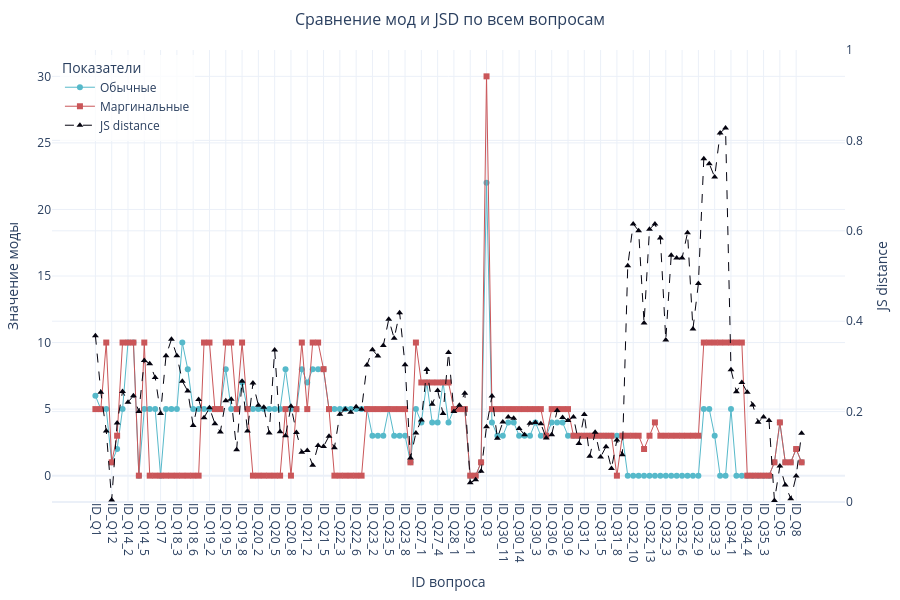
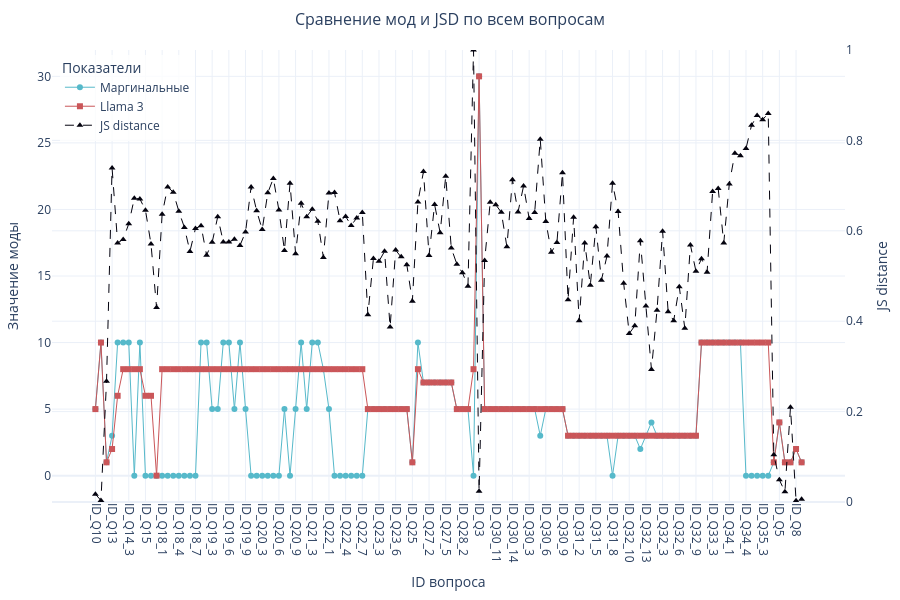

Source (notebook cell) for these figures, in order:
### Markdown cell above
## Примеры запуска

Выполняй нужный вызов после всех предыдущих определений. Первый сценарий — **только распределения**. Второй и третий — **латентная структура, профили и PhiK**.

При нескольких моделях генерации передавай одну и ту же эталонную модель через параметр `reference`, чтобы нумерация классов не менялась между запусками.

### Code cell
# 1. Обычные и маргинальные: ТОЛЬКО JSD и графики
result_normal_marginal = compare_distributions(
    normal, marginal, labels=('Обычные','Маргинальные'),
    comparison_id='normal_vs_marginal'
)

# 2. Синтетические ответы Llama 3 (DataFrame либо CSV)
llama3 = pd.read_csv('synthetic_llama3.csv')
llama3 = llama3.drop(columns=['ID_Q29_1', 'ID_Q29_3'])
result_llama3_js = compare_distributions(
    marginal, llama3, labels=('Маргинальные','Llama 3'), comparison_id='marginal_vs_llama3'
)
result_llama3_latent = compare_latent_structures(
    marginal, llama3, comparison_id='marginal_vs_llama3'
)

# 3. После дообучения: СРАВНИВАЕМ С ТЕМИ ЖЕ ЭТАЛОННЫМИ КЛАССАМИ
# llama3_ft = pd.read_csv('llama3_ft_marginal.csv')
# result_ft_js = compare_distributions(
#     marginal, llama3_ft, labels=('Маргинальные','Llama 3 FT'),
#     comparison_id='marginal_vs_llama3_ft'
# )
# result_ft_latent = compare_latent_structures(
#     marginal, llama3_ft, comparison_id='marginal_vs_llama3_ft',
#     reference=result_llama3_latent['reference']
# )

# Сопоставление средних JSD (по пересечению вопросов):
# compare_history_summary()

### Figure 1 — Plotly figure (JSON) as saved in the notebook; plotly's stock layout.template omitted (floating-point values rounded to 4 significant figures; data arrays with more than 128 entries replaced by an {"elided": "..."} marker saying what was removed)
{"data": [{"customdata": {"elided": "131 str values"}, "hovertemplate": "<b>Код:</b> %{x}<br><b>Значение:</b> %{y}<br><b>Описание:</b> %{customdata}<extra></extra>", "line": {"width": 1}, "marker": {"color": "#56b9ca", "size": 6, "symbol": "circle"}, "mode": "lines+markers", "name": "Обычные", "type": "scatter", "x": {"elided": "131 str values"}, "y": {"elided": "131 int values"}}, {"customdata": {"elided": "131 str values"}, "hovertemplate": "<b>Код:</b> %{x}<br><b>Значение:</b> %{y}<br><b>Описание:</b> %{customdata}<extra></extra>", "line": {"width": 1}, "marker": {"color": "#ca5659", "size": 6, "symbol": "square"}, "mode": "lines+markers", "name": "Маргинальные", "type": "scatter", "x": {"elided": "131 str values"}, "y": {"elided": "131 int values"}}, {"customdata": {"elided": "131 str values"}, "hovertemplate": "<b>Код:</b> %{x}<br><b>Значение:</b> %{y}<br><b>Описание:</b> %{customdata}<extra></extra>", "line": {"dash": "dash", "width": 1}, "marker": {"color": "#04030f", "size": 6, "symbol": "triangle-up"}, "mode": "lines+markers", "name": "JS distance", "type": "scatter", "x": {"elided": "131 str values"}, "y": {"elided": "131 float values"}, "yaxis": "y2"}], "layout": {"height": 600, "legend": {"bgcolor": "rgba(255,255,255,0.8)", "title": {"text": "Показатели"}, "x": 0.01, "y": 0.99}, "margin": {"b": 50, "l": 50, "r": 50, "t": 50}, "title": {"font": {"size": 16}, "text": "Сравнение мод и JSD по всем вопросам", "x": 0.5}, "xaxis": {"automargin": true, "tickangle": 90, "title": {"text": "ID вопроса"}, "type": "category"}, "yaxis": {"title": {"text": "Значение моды"}}, "yaxis2": {"overlaying": "y", "range": [0, 1], "side": "right", "title": {"text": "JS distance"}}}}

### Figure 2 — Plotly figure (JSON) as saved in the notebook; plotly's stock layout.template omitted (floating-point values rounded to 4 significant figures)
{"data": [{"customdata": ["Political ideology", "Political interest", "Did respondent vote in latest national-level\nelection in [country in ID_Q1]?", "Respondent’s self-described likelihood of\nvoting in next national election in [country in\nID_Q1]", "Extent government should [be involved in\nredistribution of wealth]", "Extent government should [provide gas and\nfood subsidies]", "Extent government should [be focused on\ninstilling discipline]", "Extent government should [be involved in\nregulating sexual conduct of individuals]", "Extent government should [control\nimmigration]", "Satisfaction with government over past 12\nmonths.", "Satisfaction with democracy", "Social trust (most people can be trusted)", "Trust in [the government]", "Trust in [politicians]", "Trust in [political parties]", "Trust in [elections]", "Trust in [courts]", "Trust in [independent experts]", "Trust in [journalists]", "How much influence do [bureaucrats] have?", "How much influence do [business leaders]\nhave?", "How much influence do [journalists] have?", "How much influence do [military officers]\nhave?", "How much influence do [politicians] have?", "How much influence do [religious leaders]\nhave?", "How much influence do [scientists] have?", "How much influence do [the wealthy] have?", "How much influence do [university\nprofessors] have?", "Trust in [bureaucrats]", "Trust in [business leaders]", "Trust in [journalists]", "Trust in [military officers]", "Trust in [politicians]", "Trust in [religious leaders]", "Trust in [scientists]", "Trust in [the wealthy]", "Trust in [University professors]", "Trust scientists to [competently execute\nresearch]", "Trust scientists to [create unbiased\nknowledge]", "Trust scientists to [generate useful findings]", "Trust scientists to [inform public on important\nissues]", "Trust scientists to [provide sound advice to\ngovernment]", "Trust following organization: [Amnesty\nInternational]", "Trust following organization: [Greenpeace]", "Trust following organization: [International\nMonetary Fund]", "Trust following organization: [NATO]", "Trust following organization: [United\nNations]", "Trust following organization: [World Bank]", "Trust following organization: [World Health\nOrganization]", "The politicians in the [upper house of country\nin ID_Q1] need to follow the will of the\npeople.", "The people, and not politicians, should make\nour most important policy decisions.", "The political differences between the elite and\nthe people are larger than the differences\namong the people.", "I would rather be represented by a citizen than\nby a specialized politician.", "Elected officials talk too much and take too\nlittle action.", "Politics is ultimately a struggle between good\nand evil.", "What people call “compromise” in politics is\nreally just selling out on one’s principles.", "Interest groups have too much influence over\npolitical decisions.", "Religiosity", "Impact of immigrants in [country in ID_Q1]", "Strong, tough government will harm our\ncountry.\n*Reverse-coded", "Being kind to loafers or criminals will only\nencourage them to take advantage of your\nweakness, so it’s best to use a firm, tough\nhand when dealing with them.", "Our society does NOT need tougher\ngovernment and stricter laws.\n*Reverse-coded", "The facts on crime and the recent public\ndisorders show we have to crack down harder\non troublemakers if we are going preserve law\nand order.", "Our prisons are a shocking disgrace. Criminals\nare unfortunate people who deserve much\nbetter care, instead of so much punishment.\n*Reverse-coded", "The way things are going in this country, it’s\ngoing to take a lot of “strong medicine” to\nstraighten out the troublemakers, criminals,\nand perverts.", "Citizenship norms: importance of\nunderstanding people with different opinions\nto be a true [citizenship of country in ID_Q1]", "Citizenship norms: importance of speaking\n[language in “language” variable] to be a true\n[citizenship of country in ID_Q1]", "Citizenship norms: importance of feeling\n[citizenship of country in ID_Q1] to be a true\n[citizenship of country in ID_Q1]", "Cognitive reflection task #2", "Age of respondent.", "I don’t like situations that are uncertain.", "I don’t like to be with people who are capable\nof unexpected actions.", "I dislike it when a person’s statement could\nmean many different things.", "I find that establishing a consistent routine\nenables me to enjoy life more.", "I enjoy having a clear and structured mode of\nlife.", "I do not usually consult many different\nopinions before forming my own view.", "I dislike unpredictable situations.", "I dislike questions which could be answered in\nmany different ways.", "I find that a well-ordered life with regular\nhours suits my temperament.", "I feel uncomfortable when I don’t understand\nthe reason why an event occurred in my life.", "I feel irritated when one person disagrees with\nwhat everyone else in a group believes.", "I don’t like to go into a situation without\nknowing what I can expect from it.", "When I have made a decision, I feel relieved.", "When I am confronted with a problem, I’m\ndying to reach a solution very quickly.", "I would quickly become impatient and\nirritated if I would not find a solution to a\nproblem immediately.", "I feel that I am a person of worth, at least on\nan equal plane with others.", "At times I think that I am not good at all.\n*Reverse-coded", "I feel that I have a number of good qualities.", "All in all, I am inclined to feel that I am a\nfailure.\n*Reverse-coded", "I am able to do things as well as most people.", "I feel I do not have much to be proud of.\n*Reverse-coded", "I take a positive attitude towards myself.", "On the whole, I am satisfied with myself.", "I wish I could have more respect for myself.\n*Reverse-coded", "I certainly feel useless at times.\n*Reverse-coded", "The government is involved in the murder of\ninnocent citizens and/or well-known public\nfigures and keeps this a secret.", "The government uses people as patsies to hide\nits involvement in criminal activity.", "Certain significant events have been the result\nof the activity of a small group who secretly\nmanipulate world events.", "Some UFO sightings and rumors are planned\nor staged in order to distract the public from\nreal alien contact.", "Experiments involving new drugs or\ntechnologies are routinely carried out on the\npublic without their knowledge or consent.", "A lot of important information is deliberately\nconcealed from the public out of self-interest.", "The power held by heads of state is second to\nthat of small unknown groups who really\ncontrol world politics.", "Secret organizations communicate with\nextraterrestrials but keep this fact from the\npublic.", "The spread of certain viruses and/or diseases\nis the result of the deliberate, concealed efforts\nof some organization.", "Groups of scientists manipulate, fabricate, or\nsuppress evidence in order to deceive the\npublic.", "The government permits or perpetrates acts of\nterrorism on its own soil, disguising its\ninvolvement.", "A small, secret group of people is responsible\nfor making all major world decisions, such as\ngoing to war.", "Evidence of alien contact is being concealed\nfrom the public.", "Technology with mind-control capacities is\nused on people without their knowledge.", "Many very important things happen in the\nworld, which the public is never informed\nabout.", "Politicians usually do not tell us the true\nmotives for their decisions.", "Government agencies closely monitor all\ncitizens.", "Events which superficially seem to lack a\nconnection are often the result of secret\nactivities.", "There are secret organizations that greatly\ninfluence political decisions.", "I would join/belong to an organization that\nfights for my group’s political and legal rights.", "I would donate money to an organization that\nfights for my group’s political and legal rights.", "I would volunteer my time working (i.e., write\npetitions, distribute flyers, recruit people, etc.)\nfor an organization that fights for my group’s\npolitical and legal rights.", "I would travel for one hour to join in a public\nrally, protest, or demonstration in support of\nmy group.", "I would continue to support an organization\nthat fights for my group’s political and legal\nrights even if the organization sometimes\nbreaks the law.", "I would continue to support an organization\nthat fights for my group’s political and legal\nrights even if the organization sometimes\nresorts to violence.", "I would participate in a public protest against\noppression of my group even if I thought the\nprotest might turn violent.", "I would attack police or security forces if I\nsaw them beating members of my group.", "Gender of respondent.", "Education level of respondent", "Place of residence: Urban / Rural", "Was respondent born in [country in ID_Q1]?", "Self-described socioeconomic status", "Employment status"], "hovertemplate": "<b>Код:</b> %{x}<br><b>Значение:</b> %{y}<br><b>Описание:</b> %{customdata}<extra></extra>", "line": {"width": 1}, "marker": {"color": "#56b9ca", "size": 6, "symbol": "circle"}, "mode": "lines+markers", "name": "Маргинальные", "type": "scatter", "x": ["ID_Q10", "ID_Q11", "ID_Q12", "ID_Q13", "ID_Q14_1", "ID_Q14_2", "ID_Q14_3", "ID_Q14_4", "ID_Q14_5", "ID_Q15", "ID_Q16", "ID_Q17", "ID_Q18_1", "ID_Q18_2", "ID_Q18_3", "ID_Q18_4", "ID_Q18_5", "ID_Q18_6", "ID_Q18_7", "ID_Q19_1", "ID_Q19_2", "ID_Q19_3", "ID_Q19_4", "ID_Q19_5", "ID_Q19_6", "ID_Q19_7", "ID_Q19_8", "ID_Q19_9", "ID_Q20_1", "ID_Q20_2", "ID_Q20_3", "ID_Q20_4", "ID_Q20_5", "ID_Q20_6", "ID_Q20_7", "ID_Q20_8", "ID_Q20_9", "ID_Q21_1", "ID_Q21_2", "ID_Q21_3", "ID_Q21_4", "ID_Q21_5", "ID_Q22_1", "ID_Q22_2", "ID_Q22_3", "ID_Q22_4", "ID_Q22_5", "ID_Q22_6", "ID_Q22_7", "ID_Q23_1", "ID_Q23_2", "ID_Q23_3", "ID_Q23_4", "ID_Q23_5", "ID_Q23_6", "ID_Q23_7", "ID_Q23_8", "ID_Q25", "ID_Q26", "ID_Q27_1", "ID_Q27_2", "ID_Q27_3", "ID_Q27_4", "ID_Q27_5", "ID_Q27_6", "ID_Q28_1", "ID_Q28_2", "ID_Q28_3", "ID_Q29_2", "ID_Q3", "ID_Q30_1", "ID_Q30_10", "ID_Q30_11", "ID_Q30_12", "ID_Q30_13", "ID_Q30_14", "ID_Q30_15", "ID_Q30_2", "ID_Q30_3", "ID_Q30_4", "ID_Q30_5", "ID_Q30_6", "ID_Q30_7", "ID_Q30_8", "ID_Q30_9", "ID_Q31_1", "ID_Q31_10", "ID_Q31_2", "ID_Q31_3", "ID_Q31_4", "ID_Q31_5", "ID_Q31_6", "ID_Q31_7", "ID_Q31_8", "ID_Q31_9", "ID_Q32_1", "ID_Q32_10", "ID_Q32_11", "ID_Q32_12", "ID_Q32_13", "ID_Q32_14", "ID_Q32_2", "ID_Q32_3", "ID_Q32_4", "ID_Q32_5", "ID_Q32_6", "ID_Q32_7", "ID_Q32_8", "ID_Q32_9", "ID_Q33_1", "ID_Q33_2", "ID_Q33_3", "ID_Q33_4", "ID_Q33_5", "ID_Q34_1", "ID_Q34_2", "ID_Q34_3", "ID_Q34_4", "ID_Q35_1", "ID_Q35_2", "ID_Q35_3", "ID_Q35_4", "ID_Q4", "ID_Q5", "ID_Q6", "ID_Q7", "ID_Q8", "ID_Q9"], "y": [5, 10, 1, 3, 10, 10, 10, 0, 10, 0, 0, 0, 0, 0, 0, 0, 0, 0, 0, 10, 10, 5, 5, 10, 10, 5, 10, 5, 0, 0, 0, 0, 0, 0, 5, 0, 5, 10, 5, 10, 10, 8, 5, 0, 0, 0, 0, 0, 0, 5, 5, 5, 5, 5, 5, 5, 5, 1, 10, 7, 7, 7, 7, 7, 7, 5, 5, 5, 0, 30, 5, 5, 5, 5, 5, 5, 5, 5, 5, 5, 3, 5, 5, 5, 5, 3, 3, 3, 3, 3, 3, 3, 3, 0, 3, 3, 3, 3, 2, 3, 4, 3, 3, 3, 3, 3, 3, 3, 3, 10, 10, 10, 10, 10, 10, 10, 10, 0, 0, 0, 0, 0, 1, 4, 1, 1, 2, 1]}, {"customdata": ["Political ideology", "Political interest", "Did respondent vote in latest national-level\nelection in [country in ID_Q1]?", "Respondent’s self-described likelihood of\nvoting in next national election in [country in\nID_Q1]", "Extent government should [be involved in\nredistribution of wealth]", "Extent government should [provide gas and\nfood subsidies]", "Extent government should [be focused on\ninstilling discipline]", "Extent government should [be involved in\nregulating sexual conduct of individuals]", "Extent government should [control\nimmigration]", "Satisfaction with government over past 12\nmonths.", "Satisfaction with democracy", "Social trust (most people can be trusted)", "Trust in [the government]", "Trust in [politicians]", "Trust in [political parties]", "Trust in [elections]", "Trust in [courts]", "Trust in [independent experts]", "Trust in [journalists]", "How much influence do [bureaucrats] have?", "How much influence do [business leaders]\nhave?", "How much influence do [journalists] have?", "How much influence do [military officers]\nhave?", "How much influence do [politicians] have?", "How much influence do [religious leaders]\nhave?", "How much influence do [scientists] have?", "How much influence do [the wealthy] have?", "How much influence do [university\nprofessors] have?", "Trust in [bureaucrats]", "Trust in [business leaders]", "Trust in [journalists]", "Trust in [military officers]", "Trust in [politicians]", "Trust in [religious leaders]", "Trust in [scientists]", "Trust in [the wealthy]", "Trust in [University professors]", "Trust scientists to [competently execute\nresearch]", "Trust scientists to [create unbiased\nknowledge]", "Trust scientists to [generate useful findings]", "Trust scientists to [inform public on important\nissues]", "Trust scientists to [provide sound advice to\ngovernment]", "Trust following organization: [Amnesty\nInternational]", "Trust following organization: [Greenpeace]", "Trust following organization: [International\nMonetary Fund]", "Trust following organization: [NATO]", "Trust following organization: [United\nNations]", "Trust following organization: [World Bank]", "Trust following organization: [World Health\nOrganization]", "The politicians in the [upper house of country\nin ID_Q1] need to follow the will of the\npeople.", "The people, and not politicians, should make\nour most important policy decisions.", "The political differences between the elite and\nthe people are larger than the differences\namong the people.", "I would rather be represented by a citizen than\nby a specialized politician.", "Elected officials talk too much and take too\nlittle action.", "Politics is ultimately a struggle between good\nand evil.", "What people call “compromise” in politics is\nreally just selling out on one’s principles.", "Interest groups have too much influence over\npolitical decisions.", "Religiosity", "Impact of immigrants in [country in ID_Q1]", "Strong, tough government will harm our\ncountry.\n*Reverse-coded", "Being kind to loafers or criminals will only\nencourage them to take advantage of your\nweakness, so it’s best to use a firm, tough\nhand when dealing with them.", "Our society does NOT need tougher\ngovernment and stricter laws.\n*Reverse-coded", "The facts on crime and the recent public\ndisorders show we have to crack down harder\non troublemakers if we are going preserve law\nand order.", "Our prisons are a shocking disgrace. Criminals\nare unfortunate people who deserve much\nbetter care, instead of so much punishment.\n*Reverse-coded", "The way things are going in this country, it’s\ngoing to take a lot of “strong medicine” to\nstraighten out the troublemakers, criminals,\nand perverts.", "Citizenship norms: importance of\nunderstanding people with different opinions\nto be a true [citizenship of country in ID_Q1]", "Citizenship norms: importance of speaking\n[language in “language” variable] to be a true\n[citizenship of country in ID_Q1]", "Citizenship norms: importance of feeling\n[citizenship of country in ID_Q1] to be a true\n[citizenship of country in ID_Q1]", "Cognitive reflection task #2", "Age of respondent.", "I don’t like situations that are uncertain.", "I don’t like to be with people who are capable\nof unexpected actions.", "I dislike it when a person’s statement could\nmean many different things.", "I find that establishing a consistent routine\nenables me to enjoy life more.", "I enjoy having a clear and structured mode of\nlife.", "I do not usually consult many different\nopinions before forming my own view.", "I dislike unpredictable situations.", "I dislike questions which could be answered in\nmany different ways.", "I find that a well-ordered life with regular\nhours suits my temperament.", "I feel uncomfortable when I don’t understand\nthe reason why an event occurred in my life.", "I feel irritated when one person disagrees with\nwhat everyone else in a group believes.", "I don’t like to go into a situation without\nknowing what I can expect from it.", "When I have made a decision, I feel relieved.", "When I am confronted with a problem, I’m\ndying to reach a solution very quickly.", "I would quickly become impatient and\nirritated if I would not find a solution to a\nproblem immediately.", "I feel that I am a person of worth, at least on\nan equal plane with others.", "At times I think that I am not good at all.\n*Reverse-coded", "I feel that I have a number of good qualities.", "All in all, I am inclined to feel that I am a\nfailure.\n*Reverse-coded", "I am able to do things as well as most people.", "I feel I do not have much to be proud of.\n*Reverse-coded", "I take a positive attitude towards myself.", "On the whole, I am satisfied with myself.", "I wish I could have more respect for myself.\n*Reverse-coded", "I certainly feel useless at times.\n*Reverse-coded", "The government is involved in the murder of\ninnocent citizens and/or well-known public\nfigures and keeps this a secret.", "The government uses people as patsies to hide\nits involvement in criminal activity.", "Certain significant events have been the result\nof the activity of a small group who secretly\nmanipulate world events.", "Some UFO sightings and rumors are planned\nor staged in order to distract the public from\nreal alien contact.", "Experiments involving new drugs or\ntechnologies are routinely carried out on the\npublic without their knowledge or consent.", "A lot of important information is deliberately\nconcealed from the public out of self-interest.", "The power held by heads of state is second to\nthat of small unknown groups who really\ncontrol world politics.", "Secret organizations communicate with\nextraterrestrials but keep this fact from the\npublic.", "The spread of certain viruses and/or diseases\nis the result of the deliberate, concealed efforts\nof some organization.", "Groups of scientists manipulate, fabricate, or\nsuppress evidence in order to deceive the\npublic.", "The government permits or perpetrates acts of\nterrorism on its own soil, disguising its\ninvolvement.", "A small, secret group of people is responsible\nfor making all major world decisions, such as\ngoing to war.", "Evidence of alien contact is being concealed\nfrom the public.", "Technology with mind-control capacities is\nused on people without their knowledge.", "Many very important things happen in the\nworld, which the public is never informed\nabout.", "Politicians usually do not tell us the true\nmotives for their decisions.", "Government agencies closely monitor all\ncitizens.", "Events which superficially seem to lack a\nconnection are often the result of secret\nactivities.", "There are secret organizations that greatly\ninfluence political decisions.", "I would join/belong to an organization that\nfights for my group’s political and legal rights.", "I would donate money to an organization that\nfights for my group’s political and legal rights.", "I would volunteer my time working (i.e., write\npetitions, distribute flyers, recruit people, etc.)\nfor an organization that fights for my group’s\npolitical and legal rights.", "I would travel for one hour to join in a public\nrally, protest, or demonstration in support of\nmy group.", "I would continue to support an organization\nthat fights for my group’s political and legal\nrights even if the organization sometimes\nbreaks the law.", "I would continue to support an organization\nthat fights for my group’s political and legal\nrights even if the organization sometimes\nresorts to violence.", "I would participate in a public protest against\noppression of my group even if I thought the\nprotest might turn violent.", "I would attack police or security forces if I\nsaw them beating members of my group.", "Gender of respondent.", "Education level of respondent", "Place of residence: Urban / Rural", "Was respondent born in [country in ID_Q1]?", "Self-described socioeconomic status", "Employment status"], "hovertemplate": "<b>Код:</b> %{x}<br><b>Значение:</b> %{y}<br><b>Описание:</b> %{customdata}<extra></extra>", "line": {"width": 1}, "marker": {"color": "#ca5659", "size": 6, "symbol": "square"}, "mode": "lines+markers", "name": "Llama 3", "type": "scatter", "x": ["ID_Q10", "ID_Q11", "ID_Q12", "ID_Q13", "ID_Q14_1", "ID_Q14_2", "ID_Q14_3", "ID_Q14_4", "ID_Q14_5", "ID_Q15", "ID_Q16", "ID_Q17", "ID_Q18_1", "ID_Q18_2", "ID_Q18_3", "ID_Q18_4", "ID_Q18_5", "ID_Q18_6", "ID_Q18_7", "ID_Q19_1", "ID_Q19_2", "ID_Q19_3", "ID_Q19_4", "ID_Q19_5", "ID_Q19_6", "ID_Q19_7", "ID_Q19_8", "ID_Q19_9", "ID_Q20_1", "ID_Q20_2", "ID_Q20_3", "ID_Q20_4", "ID_Q20_5", "ID_Q20_6", "ID_Q20_7", "ID_Q20_8", "ID_Q20_9", "ID_Q21_1", "ID_Q21_2", "ID_Q21_3", "ID_Q21_4", "ID_Q21_5", "ID_Q22_1", "ID_Q22_2", "ID_Q22_3", "ID_Q22_4", "ID_Q22_5", "ID_Q22_6", "ID_Q22_7", "ID_Q23_1", "ID_Q23_2", "ID_Q23_3", "ID_Q23_4", "ID_Q23_5", "ID_Q23_6", "ID_Q23_7", "ID_Q23_8", "ID_Q25", "ID_Q26", "ID_Q27_1", "ID_Q27_2", "ID_Q27_3", "ID_Q27_4", "ID_Q27_5", "ID_Q27_6", "ID_Q28_1", "ID_Q28_2", "ID_Q28_3", "ID_Q29_2", "ID_Q3", "ID_Q30_1", "ID_Q30_10", "ID_Q30_11", "ID_Q30_12", "ID_Q30_13", "ID_Q30_14", "ID_Q30_15", "ID_Q30_2", "ID_Q30_3", "ID_Q30_4", "ID_Q30_5", "ID_Q30_6", "ID_Q30_7", "ID_Q30_8", "ID_Q30_9", "ID_Q31_1", "ID_Q31_10", "ID_Q31_2", "ID_Q31_3", "ID_Q31_4", "ID_Q31_5", "ID_Q31_6", "ID_Q31_7", "ID_Q31_8", "ID_Q31_9", "ID_Q32_1", "ID_Q32_10", "ID_Q32_11", "ID_Q32_12", "ID_Q32_13", "ID_Q32_14", "ID_Q32_2", "ID_Q32_3", "ID_Q32_4", "ID_Q32_5", "ID_Q32_6", "ID_Q32_7", "ID_Q32_8", "ID_Q32_9", "ID_Q33_1", "ID_Q33_2", "ID_Q33_3", "ID_Q33_4", "ID_Q33_5", "ID_Q34_1", "ID_Q34_2", "ID_Q34_3", "ID_Q34_4", "ID_Q35_1", "ID_Q35_2", "ID_Q35_3", "ID_Q35_4", "ID_Q4", "ID_Q5", "ID_Q6", "ID_Q7", "ID_Q8", "ID_Q9"], "y": [5, 10, 1, 2, 6, 8, 8, 8, 8, 6, 6, 0, 8, 8, 8, 8, 8, 8, 8, 8, 8, 8, 8, 8, 8, 8, 8, 8, 8, 8, 8, 8, 8, 8, 8, 8, 8, 8, 8, 8, 8, 8, 8, 8, 8, 8, 8, 8, 8, 5, 5, 5, 5, 5, 5, 5, 5, 1, 8, 7, 7, 7, 7, 7, 7, 5, 5, 5, 8, 30, 5, 5, 5, 5, 5, 5, 5, 5, 5, 5, 5, 5, 5, 5, 5, 3, 3, 3, 3, 3, 3, 3, 3, 3, 3, 3, 3, 3, 3, 3, 3, 3, 3, 3, 3, 3, 3, 3, 3, 10, 10, 10, 10, 10, 10, 10, 10, 10, 10, 10, 10, 10, 1, 4, 1, 1, 2, 1]}, {"customdata": ["Political ideology", "Political interest", "Did respondent vote in latest national-level\nelection in [country in ID_Q1]?", "Respondent’s self-described likelihood of\nvoting in next national election in [country in\nID_Q1]", "Extent government should [be involved in\nredistribution of wealth]", "Extent government should [provide gas and\nfood subsidies]", "Extent government should [be focused on\ninstilling discipline]", "Extent government should [be involved in\nregulating sexual conduct of individuals]", "Extent government should [control\nimmigration]", "Satisfaction with government over past 12\nmonths.", "Satisfaction with democracy", "Social trust (most people can be trusted)", "Trust in [the government]", "Trust in [politicians]", "Trust in [political parties]", "Trust in [elections]", "Trust in [courts]", "Trust in [independent experts]", "Trust in [journalists]", "How much influence do [bureaucrats] have?", "How much influence do [business leaders]\nhave?", "How much influence do [journalists] have?", "How much influence do [military officers]\nhave?", "How much influence do [politicians] have?", "How much influence do [religious leaders]\nhave?", "How much influence do [scientists] have?", "How much influence do [the wealthy] have?", "How much influence do [university\nprofessors] have?", "Trust in [bureaucrats]", "Trust in [business leaders]", "Trust in [journalists]", "Trust in [military officers]", "Trust in [politicians]", "Trust in [religious leaders]", "Trust in [scientists]", "Trust in [the wealthy]", "Trust in [University professors]", "Trust scientists to [competently execute\nresearch]", "Trust scientists to [create unbiased\nknowledge]", "Trust scientists to [generate useful findings]", "Trust scientists to [inform public on important\nissues]", "Trust scientists to [provide sound advice to\ngovernment]", "Trust following organization: [Amnesty\nInternational]", "Trust following organization: [Greenpeace]", "Trust following organization: [International\nMonetary Fund]", "Trust following organization: [NATO]", "Trust following organization: [United\nNations]", "Trust following organization: [World Bank]", "Trust following organization: [World Health\nOrganization]", "The politicians in the [upper house of country\nin ID_Q1] need to follow the will of the\npeople.", "The people, and not politicians, should make\nour most important policy decisions.", "The political differences between the elite and\nthe people are larger than the differences\namong the people.", "I would rather be represented by a citizen than\nby a specialized politician.", "Elected officials talk too much and take too\nlittle action.", "Politics is ultimately a struggle between good\nand evil.", "What people call “compromise” in politics is\nreally just selling out on one’s principles.", "Interest groups have too much influence over\npolitical decisions.", "Religiosity", "Impact of immigrants in [country in ID_Q1]", "Strong, tough government will harm our\ncountry.\n*Reverse-coded", "Being kind to loafers or criminals will only\nencourage them to take advantage of your\nweakness, so it’s best to use a firm, tough\nhand when dealing with them.", "Our society does NOT need tougher\ngovernment and stricter laws.\n*Reverse-coded", "The facts on crime and the recent public\ndisorders show we have to crack down harder\non troublemakers if we are going preserve law\nand order.", "Our prisons are a shocking disgrace. Criminals\nare unfortunate people who deserve much\nbetter care, instead of so much punishment.\n*Reverse-coded", "The way things are going in this country, it’s\ngoing to take a lot of “strong medicine” to\nstraighten out the troublemakers, criminals,\nand perverts.", "Citizenship norms: importance of\nunderstanding people with different opinions\nto be a true [citizenship of country in ID_Q1]", "Citizenship norms: importance of speaking\n[language in “language” variable] to be a true\n[citizenship of country in ID_Q1]", "Citizenship norms: importance of feeling\n[citizenship of country in ID_Q1] to be a true\n[citizenship of country in ID_Q1]", "Cognitive reflection task #2", "Age of respondent.", "I don’t like situations that are uncertain.", "I don’t like to be with people who are capable\nof unexpected actions.", "I dislike it when a person’s statement could\nmean many different things.", "I find that establishing a consistent routine\nenables me to enjoy life more.", "I enjoy having a clear and structured mode of\nlife.", "I do not usually consult many different\nopinions before forming my own view.", "I dislike unpredictable situations.", "I dislike questions which could be answered in\nmany different ways.", "I find that a well-ordered life with regular\nhours suits my temperament.", "I feel uncomfortable when I don’t understand\nthe reason why an event occurred in my life.", "I feel irritated when one person disagrees with\nwhat everyone else in a group believes.", "I don’t like to go into a situation without\nknowing what I can expect from it.", "When I have made a decision, I feel relieved.", "When I am confronted with a problem, I’m\ndying to reach a solution very quickly.", "I would quickly become impatient and\nirritated if I would not find a solution to a\nproblem immediately.", "I feel that I am a person of worth, at least on\nan equal plane with others.", "At times I think that I am not good at all.\n*Reverse-coded", "I feel that I have a number of good qualities.", "All in all, I am inclined to feel that I am a\nfailure.\n*Reverse-coded", "I am able to do things as well as most people.", "I feel I do not have much to be proud of.\n*Reverse-coded", "I take a positive attitude towards myself.", "On the whole, I am satisfied with myself.", "I wish I could have more respect for myself.\n*Reverse-coded", "I certainly feel useless at times.\n*Reverse-coded", "The government is involved in the murder of\ninnocent citizens and/or well-known public\nfigures and keeps this a secret.", "The government uses people as patsies to hide\nits involvement in criminal activity.", "Certain significant events have been the result\nof the activity of a small group who secretly\nmanipulate world events.", "Some UFO sightings and rumors are planned\nor staged in order to distract the public from\nreal alien contact.", "Experiments involving new drugs or\ntechnologies are routinely carried out on the\npublic without their knowledge or consent.", "A lot of important information is deliberately\nconcealed from the public out of self-interest.", "The power held by heads of state is second to\nthat of small unknown groups who really\ncontrol world politics.", "Secret organizations communicate with\nextraterrestrials but keep this fact from the\npublic.", "The spread of certain viruses and/or diseases\nis the result of the deliberate, concealed efforts\nof some organization.", "Groups of scientists manipulate, fabricate, or\nsuppress evidence in order to deceive the\npublic.", "The government permits or perpetrates acts of\nterrorism on its own soil, disguising its\ninvolvement.", "A small, secret group of people is responsible\nfor making all major world decisions, such as\ngoing to war.", "Evidence of alien contact is being concealed\nfrom the public.", "Technology with mind-control capacities is\nused on people without their knowledge.", "Many very important things happen in the\nworld, which the public is never informed\nabout.", "Politicians usually do not tell us the true\nmotives for their decisions.", "Government agencies closely monitor all\ncitizens.", "Events which superficially seem to lack a\nconnection are often the result of secret\nactivities.", "There are secret organizations that greatly\ninfluence political decisions.", "I would join/belong to an organization that\nfights for my group’s political and legal rights.", "I would donate money to an organization that\nfights for my group’s political and legal rights.", "I would volunteer my time working (i.e., write\npetitions, distribute flyers, recruit people, etc.)\nfor an organization that fights for my group’s\npolitical and legal rights.", "I would travel for one hour to join in a public\nrally, protest, or demonstration in support of\nmy group.", "I would continue to support an organization\nthat fights for my group’s political and legal\nrights even if the organization sometimes\nbreaks the law.", "I would continue to support an organization\nthat fights for my group’s political and legal\nrights even if the organization sometimes\nresorts to violence.", "I would participate in a public protest against\noppression of my group even if I thought the\nprotest might turn violent.", "I would attack police or security forces if I\nsaw them beating members of my group.", "Gender of respondent.", "Education level of respondent", "Place of residence: Urban / Rural", "Was respondent born in [country in ID_Q1]?", "Self-described socioeconomic status", "Employment status"], "hovertemplate": "<b>Код:</b> %{x}<br><b>Значение:</b> %{y}<br><b>Описание:</b> %{customdata}<extra></extra>", "line": {"dash": "dash", "width": 1}, "marker": {"color": "#04030f", "size": 6, "symbol": "triangle-up"}, "mode": "lines+markers", "name": "JS distance", "type": "scatter", "x": ["ID_Q10", "ID_Q11", "ID_Q12", "ID_Q13", "ID_Q14_1", "ID_Q14_2", "ID_Q14_3", "ID_Q14_4", "ID_Q14_5", "ID_Q15", "ID_Q16", "ID_Q17", "ID_Q18_1", "ID_Q18_2", "ID_Q18_3", "ID_Q18_4", "ID_Q18_5", "ID_Q18_6", "ID_Q18_7", "ID_Q19_1", "ID_Q19_2", "ID_Q19_3", "ID_Q19_4", "ID_Q19_5", "ID_Q19_6", "ID_Q19_7", "ID_Q19_8", "ID_Q19_9", "ID_Q20_1", "ID_Q20_2", "ID_Q20_3", "ID_Q20_4", "ID_Q20_5", "ID_Q20_6", "ID_Q20_7", "ID_Q20_8", "ID_Q20_9", "ID_Q21_1", "ID_Q21_2", "ID_Q21_3", "ID_Q21_4", "ID_Q21_5", "ID_Q22_1", "ID_Q22_2", "ID_Q22_3", "ID_Q22_4", "ID_Q22_5", "ID_Q22_6", "ID_Q22_7", "ID_Q23_1", "ID_Q23_2", "ID_Q23_3", "ID_Q23_4", "ID_Q23_5", "ID_Q23_6", "ID_Q23_7", "ID_Q23_8", "ID_Q25", "ID_Q26", "ID_Q27_1", "ID_Q27_2", "ID_Q27_3", "ID_Q27_4", "ID_Q27_5", "ID_Q27_6", "ID_Q28_1", "ID_Q28_2", "ID_Q28_3", "ID_Q29_2", "ID_Q3", "ID_Q30_1", "ID_Q30_10", "ID_Q30_11", "ID_Q30_12", "ID_Q30_13", "ID_Q30_14", "ID_Q30_15", "ID_Q30_2", "ID_Q30_3", "ID_Q30_4", "ID_Q30_5", "ID_Q30_6", "ID_Q30_7", "ID_Q30_8", "ID_Q30_9", "ID_Q31_1", "ID_Q31_10", "ID_Q31_2", "ID_Q31_3", "ID_Q31_4", "ID_Q31_5", "ID_Q31_6", "ID_Q31_7", "ID_Q31_8", "ID_Q31_9", "ID_Q32_1", "ID_Q32_10", "ID_Q32_11", "ID_Q32_12", "ID_Q32_13", "ID_Q32_14", "ID_Q32_2", "ID_Q32_3", "ID_Q32_4", "ID_Q32_5", "ID_Q32_6", "ID_Q32_7", "ID_Q32_8", "ID_Q32_9", "ID_Q33_1", "ID_Q33_2", "ID_Q33_3", "ID_Q33_4", "ID_Q33_5", "ID_Q34_1", "ID_Q34_2", "ID_Q34_3", "ID_Q34_4", "ID_Q35_1", "ID_Q35_2", "ID_Q35_3", "ID_Q35_4", "ID_Q4", "ID_Q5", "ID_Q6", "ID_Q7", "ID_Q8", "ID_Q9"], "y": [0.01724, 0.003518, 0.2673, 0.7388, 0.573, 0.581, 0.6156, 0.6719, 0.6705, 0.6457, 0.5706, 0.4303, 0.6366, 0.6972, 0.6854, 0.6432, 0.6076, 0.5543, 0.6052, 0.611, 0.5461, 0.5745, 0.631, 0.575, 0.575, 0.5812, 0.5675, 0.5972, 0.6971, 0.6442, 0.6027, 0.6839, 0.7158, 0.6458, 0.5566, 0.7051, 0.5493, 0.6607, 0.6313, 0.6479, 0.6212, 0.541, 0.6836, 0.6847, 0.6224, 0.6317, 0.6117, 0.6285, 0.6404, 0.414, 0.5389, 0.5326, 0.5545, 0.3871, 0.5575, 0.5425, 0.5251, 0.4441, 0.6637, 0.7311, 0.5453, 0.6581, 0.5957, 0.7209, 0.5618, 0.5262, 0.5072, 0.4774, 1, 0.0238, 0.5344, 0.6629, 0.6575, 0.6409, 0.5646, 0.7131, 0.6414, 0.6989, 0.6273, 0.6406, 0.8026, 0.6208, 0.5523, 0.5741, 0.7283, 0.4474, 0.6298, 0.4013, 0.5731, 0.4793, 0.6087, 0.4907, 0.5444, 0.7054, 0.6428, 0.4841, 0.3727, 0.3897, 0.5781, 0.4336, 0.2933, 0.4244, 0.5993, 0.4211, 0.4011, 0.4762, 0.3842, 0.5688, 0.5105, 0.5383, 0.5084, 0.687, 0.6936, 0.573, 0.7038, 0.7717, 0.766, 0.7819, 0.8334, 0.8549, 0.8459, 0.8597, 0.1045, 0.04902, 0.0226, 0.2094, 0.002684, 0.006324], "yaxis": "y2"}], "layout": {"height": 600, "legend": {"bgcolor": "rgba(255,255,255,0.8)", "title": {"text": "Показатели"}, "x": 0.01, "y": 0.99}, "margin": {"b": 50, "l": 50, "r": 50, "t": 50}, "title": {"font": {"size": 16}, "text": "Сравнение мод и JSD по всем вопросам", "x": 0.5}, "xaxis": {"automargin": true, "tickangle": 90, "title": {"text": "ID вопроса"}, "type": "category"}, "yaxis": {"title": {"text": "Значение моды"}}, "yaxis2": {"overlaying": "y", "range": [0, 1], "side": "right", "title": {"text": "JS distance"}}}}
